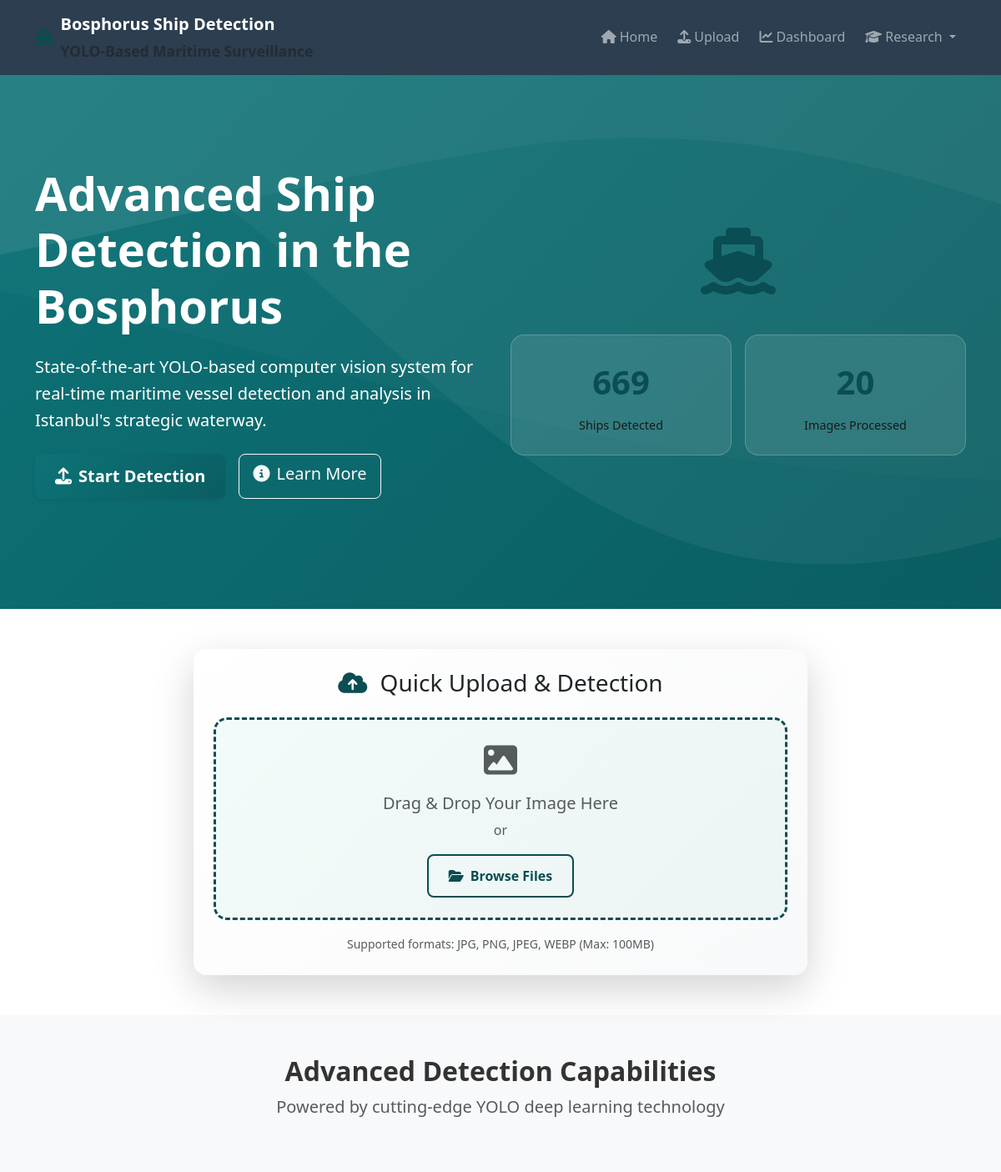
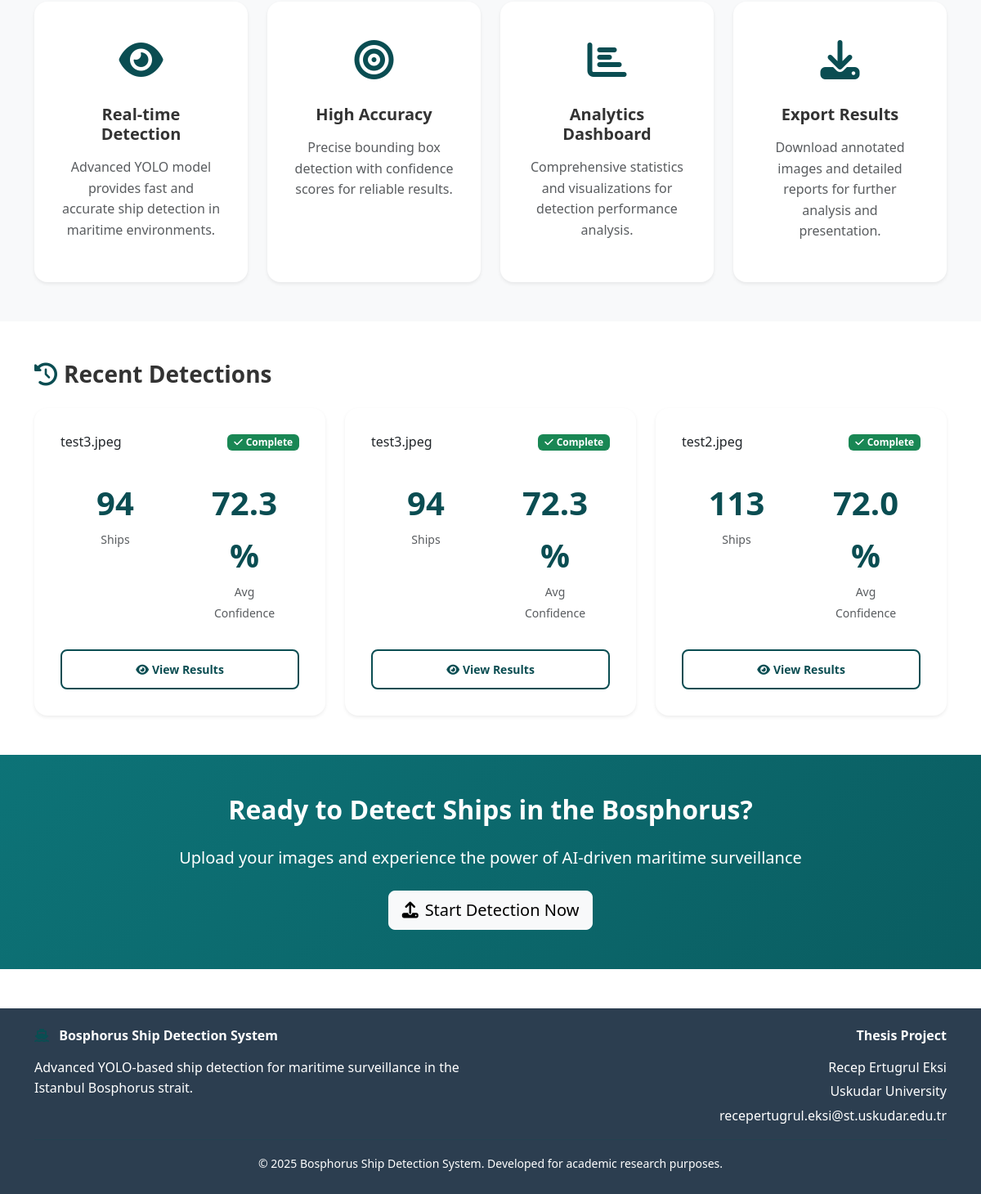
The page / on the database its author committed (2 pictures, top to bottom).
### models.py (models this page shows, shortened)
class DetectionStatistics(db.Model):
    id = db.Column(db.Integer, primary_key=True)
    date = db.Column(db.Date, default=datetime.utcnow().date)
    total_images_processed = db.Column(db.Integer, default=0)
    total_ships_detected = db.Column(db.Integer, default=0)
    average_confidence = db.Column(db.Float, default=0.0)
    vessel_type_counts = db.Column(JSON)  # Dictionary of vessel types and counts

class DetectionJob(db.Model):
    id = db.Column(db.Integer, primary_key=True)
    filename = db.Column(db.String(255), nullable=False)
    original_filename = db.Column(db.String(255), nullable=False)
    upload_time = db.Column(db.DateTime, default=datetime.utcnow)
    processing_time = db.Column(db.Float)  # Time in seconds
    status = db.Column(db.String(50), default='pending')  # pending, processing, completed, failed
    error_message = db.Column(Text)
    ship_count = db.Column(db.Integer, default=0)
    confidence_scores = db.Column(JSON)  # List of confidence scores
    bounding_boxes = db.Column(JSON)  # List of bounding box coordinates
    vessel_types = db.Column(JSON)  # List of detected vessel types
    result_image_path = db.Column(db.String(255))
    processed_image_path = db.Column(db.String(255))

### routes.py (the view)
@app.route('/')
def index():
    recent_stats = DetectionStatistics.query.order_by(DetectionStatistics.date.desc()).first()
    recent_jobs = DetectionJob.query.filter_by(status='completed').order_by(DetectionJob.upload_time.desc()).limit(3).all()
    return render_template('index.html',
                         stats=recent_stats,
                         recent_jobs=recent_jobs)

### templates/index.html (shortened to what this page needs)
{% extends "base.html" %}
{% block content %}
<section class="hero-section bg-gradient-ocean text-white">
    <div class="container">
        <div class="row align-items-center min-vh-75">
            <div class="col-lg-6">
                <div class="hero-content">
                    <h1 class="display-4 fw-bold mb-4 fade-in">
                        Advanced Ship Detection
                        <span class="text-light">in the Bosphorus</span>
                    </h1>
                    <p class="lead mb-4 fade-in-delay">
                        State-of-the-art YOLO-based computer vision system for real-time maritime vessel
                        detection and analysis in Istanbul's strategic waterway.
                    </p>
                    <div class="d-flex gap-3 mb-4 fade-in-delay-2">
                        <a href="{{ url_for('upload_page') }}" class="btn btn-ocean btn-lg">
                            <i class="fas fa-upload me-2"></i>Start Detection
                        </a>
                        <a href="{{ url_for('about') }}" class="btn btn-outline-light btn-lg">
                            <i class="fas fa-info-circle me-2"></i>Learn More
                        </a>
                    </div>
                </div>
            </div>
            <div class="col-lg-6">
                <div class="hero-visual text-center fade-in-delay-3">
                    <div class="detection-preview">
                        <i class="fas fa-ship display-1 text-ocean mb-3"></i>
                        <div class="stats-grid">
                            {% if stats %}
                            <div class="stat-card">
                                <div class="stat-number">{{ stats.total_ships_detected or 0 }}</div>
                                <div class="stat-label">Ships Detected</div>
                            </div>
                            <div class="stat-card">
                                <div class="stat-number">{{ stats.total_images_processed or 0 }}</div>
                                <div class="stat-label">Images Processed</div>
                            </div>
                            {% endif %}
                        </div>
                    </div>
                </div>
            </div>
        </div>
    </div>
</section>
<section class="py-5">
    <div class="container">
        <div class="row justify-content-center">
            <div class="col-lg-8">
                <div class="card shadow-lg border-0 upload-quick-card">
                    <div class="card-body p-4">
                        <h3 class="text-center mb-4">
                            <i class="fas fa-cloud-upload-alt text-ocean me-2"></i>
                            Quick Upload & Detection
                        </h3>
                        <div id="quickUploadZone" class="upload-zone text-center p-4 mb-3">
                            <i class="fas fa-image display-6 text-muted mb-3"></i>
                            <h5 class="text-muted mb-2">Drag & Drop Your Image Here</h5>
                            <p class="text-muted mb-3">or</p>
                            <button class="btn btn-outline-ocean">
                                <i class="fas fa-folder-open me-2"></i>Browse Files
                            </button>
                        </div>
                        <div class="text-center">
                            <small class="text-muted">
                                Supported formats: JPG, PNG, JPEG, WEBP (Max: 100MB)
                            </small>
                        </div>
                    </div>
                </div>
            </div>
        </div>
    </div>
</section>
<section class="py-5 bg-light">
    <div class="container">
        <div class="row">
            <div class="col-12 text-center mb-5">
                <h2 class="fw-bold">Advanced Detection Capabilities</h2>
                <p class="lead text-muted">Powered by cutting-edge YOLO deep learning technology</p>
            </div>
        </div>
        <div class="row g-4">
            <div class="col-md-6 col-lg-3">
                <div class="feature-card text-center h-100">
                    <div class="feature-icon mb-3">
                        <i class="fas fa-eye text-ocean"></i>
                    </div>
                    <h5 class="fw-bold mb-3">Real-time Detection</h5>
                    <p class="text-muted">Advanced YOLO model provides fast and accurate ship detection in maritime environments.</p>
                </div>
            </div>
            <div class="col-md-6 col-lg-3">
                <div class="feature-card text-center h-100">
                    <div class="feature-icon mb-3">
                        <i class="fas fa-bullseye text-ocean"></i>
                    </div>
                    <h5 class="fw-bold mb-3">High Accuracy</h5>
                    <p class="text-muted">Precise bounding box detection with confidence scores for reliable results.</p>
                </div>
            </div>
            <div class="col-md-6 col-lg-3">
                <div class="feature-card text-center h-100">
                    <div class="feature-icon mb-3">
                        <i class="fas fa-chart-bar text-ocean"></i>
                    </div>
                    <h5 class="fw-bold mb-3">Analytics Dashboard</h5>
                    <p class="text-muted">Comprehensive statistics and visualizations for detection performance analysis.</p>
                </div>
            </div>
            <div class="col-md-6 col-lg-3">
                <div class="feature-card text-center h-100">
                    <div class="feature-icon mb-3">
                        <i class="fas fa-download text-ocean"></i>
                    </div>
                    <h5 class="fw-bold mb-3">Export Results</h5>
                    <p class="text-muted">Download annotated images and detailed reports for further analysis and presentation.</p>
                </div>
            </div>
        </div>
    </div>
</section>
{% if recent_jobs %}
<section class="py-5">
    <div class="container">
        <div class="row">
            <div class="col-12">
                <h3 class="fw-bold mb-4">
                    <i class="fas fa-history me-2 text-ocean"></i>Recent Detections
                </h3>
            </div>
        </div>
        <div class="row g-4">
            {% for job in recent_jobs %}
            <div class="col-md-6 col-lg-4">
                <div class="card shadow-sm border-0 result-card">
                    <div class="card-body">
                        <div class="d-flex justify-content-between align-items-start mb-3">
                            <h6 class="card-title mb-0 text-truncate">{{ job.original_filename }}</h6>
                            <span class="badge bg-success">
                                <i class="fas fa-check me-1"></i>Complete
                            </span>
                        </div>
                        <div class="row text-center mb-3">
                            <div class="col-6">
                                <div class="result-stat">
                                    <div class="stat-number text-ocean">{{ job.ship_count or 0 }}</div>
                                    <small class="text-muted">Ships</small>
                                </div>
                            </div>
                            <div class="col-6">
                                <div class="result-stat">
                                    <div class="stat-number text-ocean">
                                        {% if job.confidence_scores %}
                                            {{ "%.1f"|format(job.confidence_scores|sum / job.confidence_scores|length * 100) }}%
                                        {% else %}
                                            0%
                                        {% endif %}
                                    </div>
                                    <small class="text-muted">Avg Confidence</small>
                                </div>
                            </div>
                        </div>
                        <div class="d-grid">
                            <a href="{{ url_for('results', job_id=job.id) }}" class="btn btn-outline-ocean btn-sm">
                                <i class="fas fa-eye me-1"></i>View Results
                            </a>
                        </div>
                    </div>
                </div>
            </div>
            {% endfor %}
        </div>
    </div>
</section>
{% endif %}
<section class="py-5 bg-gradient-ocean text-white">
    <div class="container text-center">
        <h2 class="fw-bold mb-4">Ready to Detect Ships in the Bosphorus?</h2>
        <p class="lead mb-4">Upload your images and experience the power of AI-driven maritime surveillance</p>
        <a href="{{ url_for('upload_page') }}" class="btn btn-light btn-lg">
            <i class="fas fa-upload me-2"></i>Start Detection Now
        </a>
    </div>
</section>
{% endblock %}

### templates/base.html (shortened to what this page needs)
<!DOCTYPE html>
<html lang="en">
<head>
    <link href="https://cdn.jsdelivr.net/npm/bootstrap@5.3.0/dist/css/bootstrap.min.css" rel="stylesheet">
    <link href="https://cdnjs.cloudflare.com/ajax/libs/font-awesome/6.4.0/css/all.min.css" rel="stylesheet">
    <link href="{{ url_for('static', filename='css/style.css') }}" rel="stylesheet">
    <link href="{{ url_for('static', filename='css/loading-animations.css') }}" rel="stylesheet">
</head>
<body>
    <nav class="navbar navbar-expand-lg navbar-dark bg-navy sticky-top">
        <div class="container">
            <a class="navbar-brand d-flex align-items-center" href="{{ url_for('index') }}">
                <i class="fas fa-ship me-2 text-ocean"></i>
                <div>
                    <div class="fw-bold">Bosphorus Ship Detection</div>
                    <small class="text-muted">YOLO-Based Maritime Surveillance</small>
                </div>
            </a>
            <div class="collapse navbar-collapse" id="navbarNav">
                <ul class="navbar-nav ms-auto">
                    <li class="nav-item">
                        <a class="nav-link" href="{{ url_for('index') }}">
                            <i class="fas fa-home me-1"></i>Home
                        </a>
                    </li>
                    <li class="nav-item">
                        <a class="nav-link" href="{{ url_for('upload_page') }}">
                            <i class="fas fa-upload me-1"></i>Upload
                        </a>
                    </li>
                    <li class="nav-item">
                        <a class="nav-link" href="{{ url_for('dashboard') }}">
                            <i class="fas fa-chart-line me-1"></i>Dashboard
                        </a>
                    </li>
                    <li class="nav-item dropdown">
                        <a class="nav-link dropdown-toggle" href="#" role="button" data-bs-toggle="dropdown">
                            <i class="fas fa-graduation-cap me-1"></i>Research
                        </a>
                    </li>
                </ul>
            </div>
        </div>
    </nav>
    <main>
        {% block content %}{% endblock %}
    </main>
    <footer class="bg-navy text-white mt-5">
        <div class="container py-4">
            <div class="row">
                <div class="col-md-6">
                    <h6 class="fw-bold mb-3">
                        <i class="fas fa-ship me-2 text-ocean"></i>
                        Bosphorus Ship Detection System
                    </h6>
                    <p class="text-light mb-0">
                        Advanced YOLO-based ship detection for maritime surveillance in the Istanbul Bosphorus strait.
                    </p>
                </div>
                <div class="col-md-6 text-md-end">
                    <h6 class="fw-bold mb-3">Thesis Project</h6>
                    <p class="text-light mb-1">Recep Ertugrul Eksi</p>
                    <p class="text-light mb-1">Uskudar University</p>
                    <p class="text-light mb-0">recepertugrul.eksi@st.uskudar.edu.tr</p>
                </div>
            </div>
            <hr class="border-ocean my-3">
            <div class="text-center text-light">
                <small>
                    &copy; {{ datetime.now().year }} Bosphorus Ship Detection System.
                    Developed for academic research purposes.
                </small>
            </div>
        </div>
    </footer>
</body>
</html>

### rows shown on the page
DetectionStatistics: total_ships_detected "669", total_images_processed "20"
DetectionJob: original_filename "test3.jpeg", ship_count "94", confidence_scores|sum "72.3"
DetectionJob: original_filename "test3.jpeg", ship_count "94", confidence_scores|sum "72.3"
DetectionJob: original_filename "test2.jpeg", ship_count "113", confidence_scores|sum "72.0"
